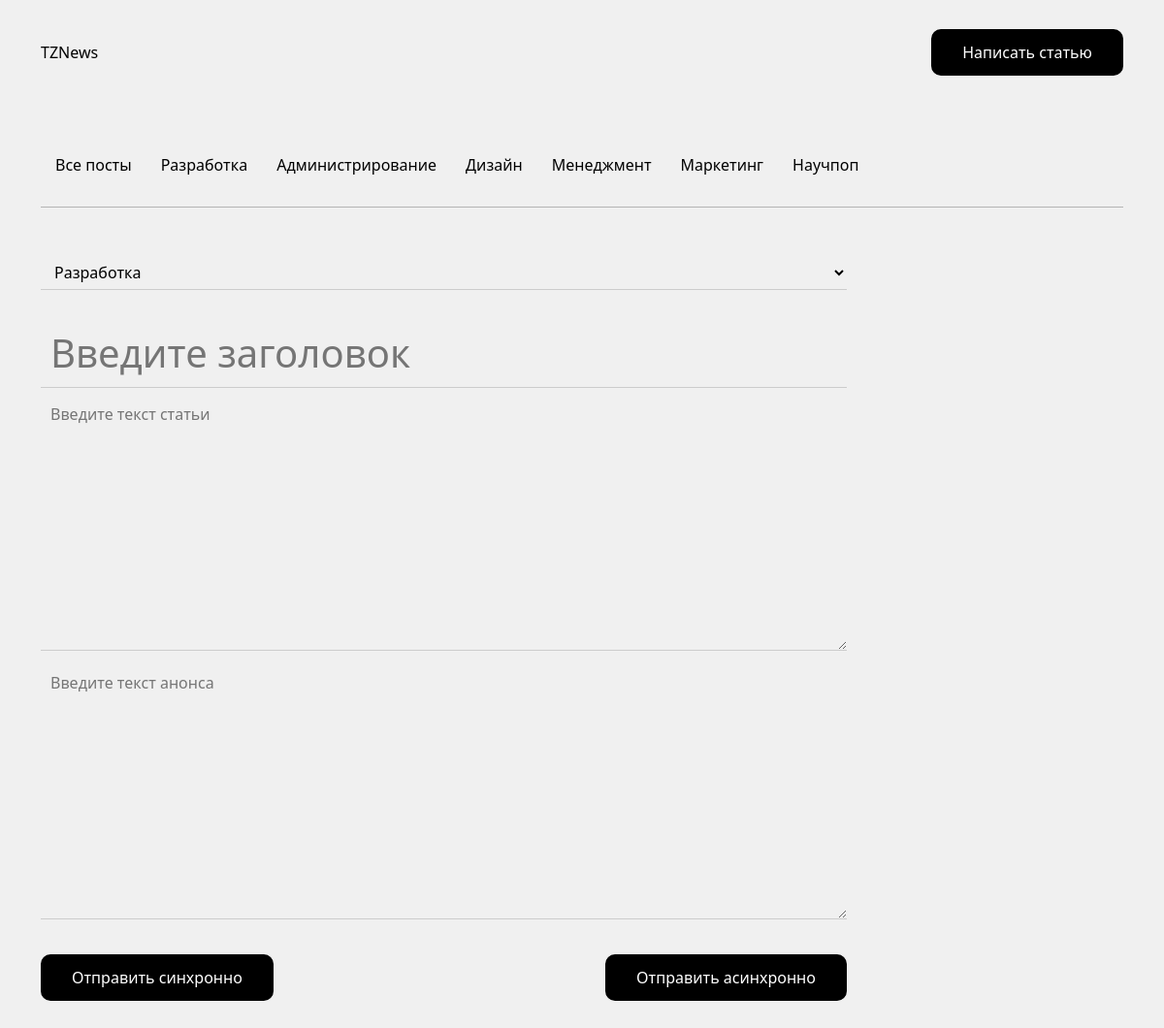
Screenshot of /add/new-post with the database file from the repository.
### tables this page shows
CREATE TABLE `rubrics` (
  `id` int NOT NULL,
  `rubric` varchar(255) NOT NULL,
  `ruburl` varchar(255) NOT NULL,
  `main` int NOT NULL DEFAULT '0'
);

### config/routes.php (called while the page is built)
<?php
return array(
    'parser/urls' => 'parser/parseurls',
    'parser/post' => 'parser/parsing',
    'create/async?[\s\S]+' => 'news/addASync',
    'search/posts' => 'news/search',
    'create/sync?[\s\S]+' => 'news/addSync',
    'add/new-post' => 'news/addpage',
    'news/([0-9]+)'=> 'news/index/$1',
    '([\s\S]+)'=> 'news/rubricpage/$1',
	'' => 'news/mainpage'
);

### controllers/NewsController.php (called while the page is built, shortened)
<?php
include_once ROOT.'/models/news.php';
class NewsController
{
    public function actionAddPage(){
        $mrubs = News::getMainRubs();
        $rubrics = News::getAllRubrics();
        require_once(ROOT.'/views/news/add.php');
        return true;
    }
}

### index.php (called while the page is built, shortened)
<?php
require_once(ROOT.'/components/router.php');
$router = new Router();
$router->run();

### models/news.php (called while the page is built, shortened)
<?php
class News
{
            ?>
            <?
    public static function getAllRubrics(){
        $db = Db::Connection();
        $getAllRubrics = $db->prepare("SELECT * FROM rubrics");
        $getAllRubrics->execute();
        $rubrics = $getAllRubrics->fetchAll(PDO::FETCH_BOTH);
        return $rubrics;
    }
    public static function getMainRubs(){
        $db = Db::Connection();
        $getMainRubs = $db->prepare("SELECT * FROM rubrics AS r WHERE r.main = 1");
        $getMainRubs->execute();
        $mrubs = $getMainRubs->fetchAll(PDO::FETCH_BOTH);
        return $mrubs;
    }
}

### views/news/add.php (the view, shortened to what this page needs)
<!DOCTYPE html>
<html  lang='ru'>
<head>
	<link href="https://cdn.jsdelivr.net/npm/bootstrap@5.1.3/dist/css/bootstrap.min.css" rel="stylesheet">
    <link rel="stylesheet" href="https://cdn.jsdelivr.net/npm/bootstrap-icons@1.10.5/font/bootstrap-icons.css">
	<link rel="stylesheet" type="text/css" href="/public/css/styles.css">
</head>
<body>
<?php include ROOT.'/public/layouts/header.php'; ?>
<div class="container">
    <div class="d-flex row">
        <div class="col-md-9" style="">
            <form action="/create/sync">
            <select name="rubric" id="rubric" required>
                <?
                var_dump($rubrics);
                    foreach ($rubrics as $rubric){
                ?>
                        <option value="<?= $rubric['id']?>"><?= $rubric['rubric']?></option>
                <?
                }
                ?>
            </select>
            <input type="text" id="title" name="title" placeholder="Введите заголовок" style="margin-top: 30px;" required>
            <textarea name="text" id="text" cols="30" rows="10" placeholder="Введите текст статьи" required></textarea>
            <textarea name="anonce" id="anonce" cols="30" rows="10" placeholder="Введите текст анонса" required></textarea>
                <div class="send-block d-flex justify-content-between">
                    <button id="sync" >Отправить синхронно</button>
                    <button id="async" onclick="send(event)">Отправить асинхронно</button>
                </div>
            </form>
        </div>
        <div class="col-md-3">
        </div>
    </div>
</div>
</body>
</html>

### components/router.php (shortened to what this page needs)
<?php
class Router{
	private $routes;
	public function __construct(){
		$routesPath = ROOT.'/config/routes.php';
		$this->routes = include($routesPath);
	}
	private function getURI(){
		if (!empty($_SERVER['REQUEST_URI'])) {
			return trim($_SERVER['REQUEST_URI'], '/');
		}
	}
	public function run(){
		$uri = $this->getURI();
		foreach ($this->routes as $uriPattern => $path){
			if (preg_match("~$uriPattern~", $uri)) {
				$internalRoute = preg_replace("~$uriPattern~", $path, $uri);
				$segments = explode('/', $internalRoute);
				$controllerName = array_shift($segments).'Controller';
				$actionName = 'action'.ucfirst(array_shift($segments));
				$parameters = $segments;
				$controllerObject = new $controllerName;
				$result = call_user_func_array(array($controllerObject, $actionName), $parameters);
				if ($result != null) {
					break;
				}
			}
		}
	}
}

### public/layouts/header.php
<header>
    <div class="container d-flex justify-content-between align-items-center">
        <span>TZNews</span>
        <a href="/add/new-post"><button>Написать статью</button></a>
    </div>
</header>
<nav>
    <div class="container">
        <ul class="top-nav d-flex flex-wrap">
            <a href="/"><li>Все посты</li></a>
            <?
                foreach ($mrubs as $mrub){
            ?>
                    <a href="/<?= $mrub['ruburl'];?>"><li><?= $mrub['rubric'];?></li></a>
            <?
                }
            ?>
        </ul>
        <hr>
    </div>
</nav>

### public/css/styles.css (style rules this page uses)
body { color: #000000; height: 100%; width: 100%; background: #f0f0f0; font-size: 16px; }
header { margin-bottom: 50px; padding: 30px 0px; }
nav { margin-bottom: 50px; }
nav a { color: #000; text-decoration: none; }
.top-nav { margin: 0; padding: 0; }
.top-nav li { list-style: none; margin: 0 15px; padding: 0; margin-bottom: 15px; }
button { background: #000; border-radius: 10px; padding: 10px 30px; color: #fff; border: none; border-style: solid; border-color: #000; border-width: 2px; }
input { padding: 5px 10px; outline: none; background: none; border: none; border-bottom: solid 1px #ccc; width: 100%; font-size: 2.5rem; font-weight: 500; }
textarea { width: 100%; min-height: 70%; padding: 15px 10px; background: none; border: none; border-bottom: solid 1px #ccc; }
select { padding: 5px 10px; width: 100%; background: none; border: none; border-bottom: solid 1px #ccc; }
.send-block { padding: 30px 0px; }

### rows the page displays
rubrics: rubric "Разработка"
rubrics: rubric "Администрирование"
rubrics: rubric "Дизайн"
rubrics: rubric "Менеджмент"
rubrics: rubric "Маркетинг"
rubrics: rubric "Научпоп"

### other values shown
form field rubric "Разработка"
